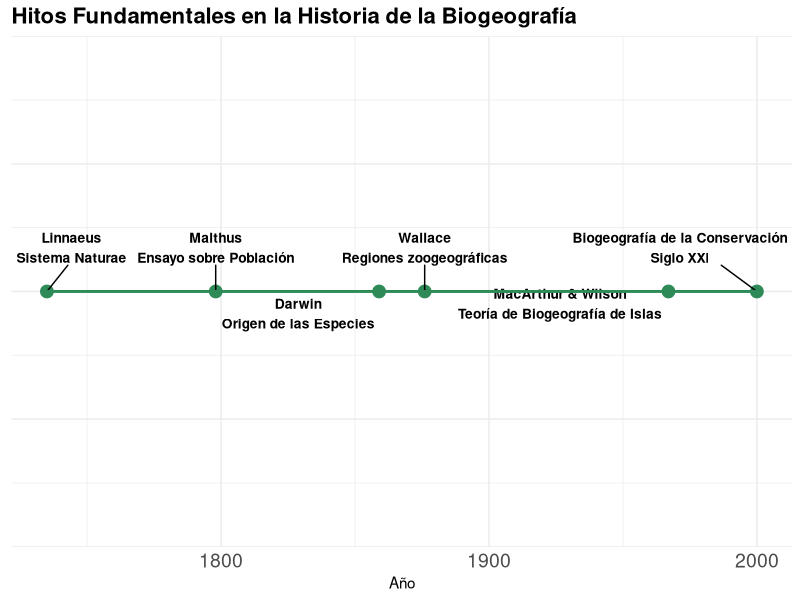

R code for this plot:
## ---- chunk 1
options(htmltools.dir.version = FALSE)
knitr::opts_chunk$set(
  fig.width = 12, 
  fig.height = 8, 
  fig.retina = 3,
  out.width = "100%",
  cache = TRUE,
  echo = FALSE,
  message = FALSE, 
  warning = FALSE
)
library(ggplot2)
library(dplyr)
library(knitr)
library(ggrepel)
## ---- chunk 2
timeline_data <- data.frame(
  Year = c(1735, 1798, 1859, 1876, 1967, 2000),
  Event = c(
    "Linnaeus\nSistema Naturae",
    "Malthus\nEnsayo sobre Población",
    "Darwin\nOrigen de las Especies",
    "Wallace\nRegiones zoogeográficas",
    "MacArthur & Wilson\nTeoría de Biogeografía de Islas",
    "Biogeografía de la Conservación\nSiglo XXI"
  )
)

ggplot(timeline_data, aes(x = Year, y = 1)) +
  geom_point(size = 4, color = "#2E8B57") +
  geom_text_repel(aes(label = Event), vjust = -1, size = 3.5, fontface = "bold") +
  geom_line(color = "#2E8B57", size = 1) +
  theme_minimal() +
  theme(axis.text.y = element_blank(),
        axis.ticks.y = element_blank(),
        axis.title.y = element_blank(),
        axis.text.x = element_text(size = 14),
        plot.title = element_text(size = 16, face = "bold")) +
  labs(title = "Hitos Fundamentales en la Historia de la Biogeografía",
       x = "Año")
